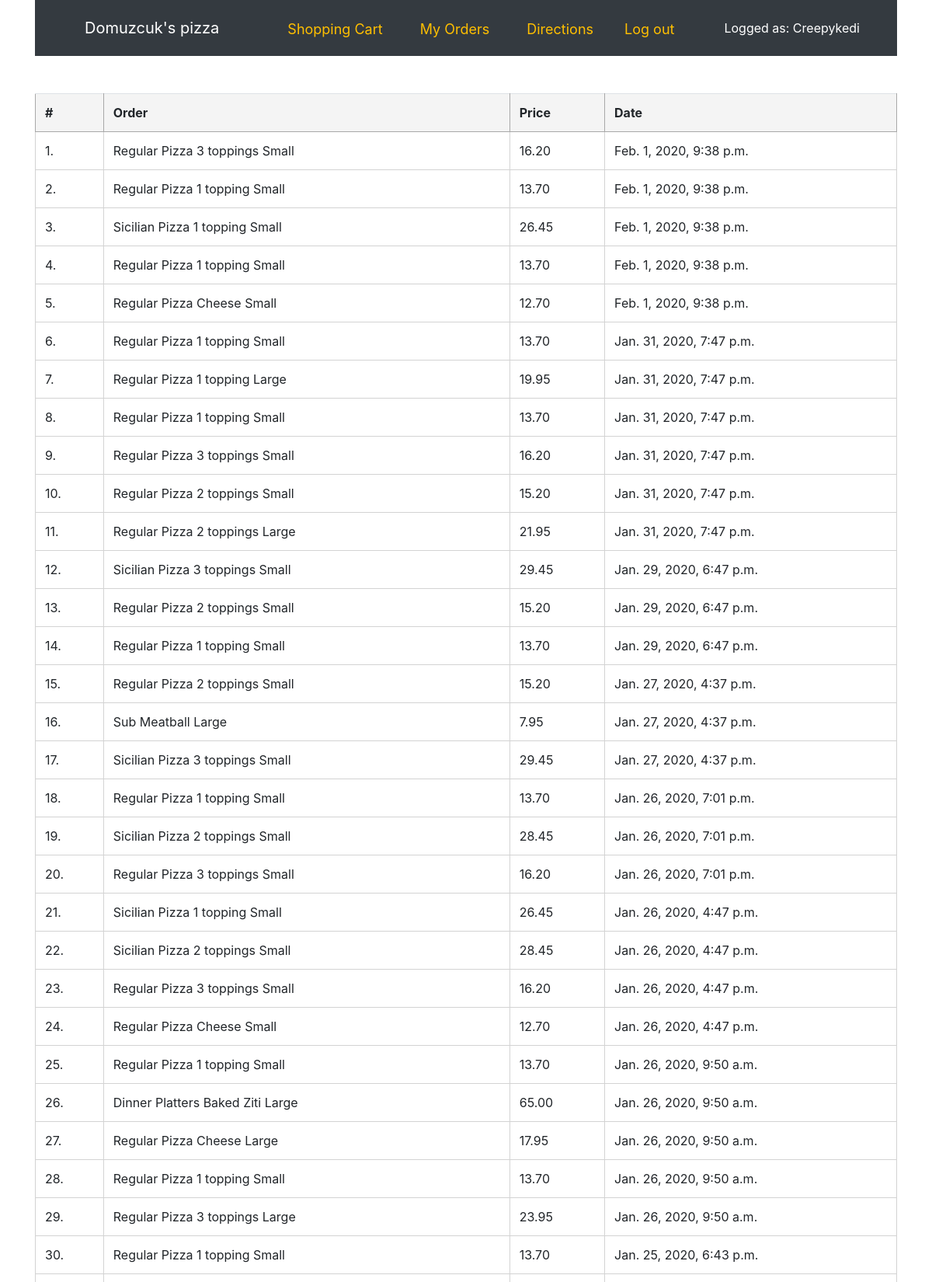
Screenshot of /my_orders (signed in, upper part) with the database file from the repository.
### orders/models.py (models this page shows, shortened)
class Order(models.Model):
    choices = [
        ('Sausage', 'Sausage'),
        ('Pepperoni', 'Pepperoni'),
        ('Mushrooms', 'Mushrooms'),
        ('Onions', 'Onions'),
        ('Ham', 'Ham'),
        ('Canadian', 'Canadian Bacon'),
        ('Spinach', 'Spinach'),
        ('Tomato', 'Tomato & Basil'),
        ('Green', 'Green Pepper'),
        ('Anchovies', 'Anchovies'),
        ('Artichoke', 'Artichoke'),
        ('Buffalo', 'Buffalo Chicken'),
        ('Eggplant', 'Eggplant'),
        ('Zucchini', 'Zucchini'),
        ('Fresh', 'Fresh Garlic')
    ]
    items = models.ManyToManyField(Product)
    date_ordered = models.DateTimeField(auto_now=True)
    owner = models.ForeignKey(settings.AUTH_USER_MODEL, on_delete=models.CASCADE)
    toppingchoice = MultiSelectField(choices=choices, null=True, blank=True)
    fulfilled = models.BooleanField(default=False)

class Product(models.Model):
    choices = [
        ('L', 'LARGE'),
        ('S', 'SMALL'),
        ('SING', 'SINGLE')
    ]
    price = models.DecimalField(max_digits=5, decimal_places=2, default=0)
    name = models.CharField(max_length=64, default=0)
    type = models.CharField(max_length=64, default=0)
    size = models.CharField(choices=choices, max_length=64, default=0)

### orders/views.py (the view)
# urls.py: path('my_orders', views.my_orders_view, name='my_orders'),
@login_required(login_url='login')
def my_orders_view(request):
    orders = Order.objects.filter(owner=request.user.id, fulfilled=True).all().order_by("-date_ordered")
    return render(request, 'orders/my_orders.html', {'orders': orders})

### orders/templates/orders/my_orders.html
{% extends "orders/base.html" %}
{% block body %}
    <table class="table table-hover cart">
<ol>
    <tr>
            <th>#</th><th>Order</th><th>Price</th><th>Date</th>
        </tr>
    {% for order in orders %}
        <tr>
        <td> {{ forloop.counter }}.</td>
            {% for product in order.items.all %}
                <td> {{ product.name }} {{ product.type }} {{ product.get_size_display.capitalize }} </td>
                    <td>{{ product.price }}</td>{% endfor %}
        <td> {{ order.date_ordered }}</td>
        </tr>
    {% endfor %}
</ol>
    </table>
{% endblock %}

### orders/templates/orders/base.html (shortened to what this page needs)
<!DOCTYPE html>
<html lang="en">
<head>
    <link rel="stylesheet" href="https://stackpath.bootstrapcdn.com/bootstrap/4.4.1/css/bootstrap.min.css">
    {% load static %}
        <link rel="stylesheet" type="text/css" href="{% static 'orders/css/main.css' %}">
</head>
<div class="container">
    {% if user.is_authenticated %}
        <row>
        <nav class="navbar navbar-expand-lg navbar-dark bg-dark">
            <a class="navbar-brand px-5" href="{% url 'menu' %}">Domuzcuk's pizza</a>
            <div class="menu-items d-flex justify-content-center">
            <a class="px-4 mt-3 menu-items" href="{% url "cart" %}">Shopping Cart</a>
            <a class="px-4 mt-3 menu-items" href="{% url "my_orders" %}">My Orders</a>
            <a class="px-4 mt-3 menu-items" href="{% url 'directions' %}">Directions</a>
            <a class="logout px-3 mt-3 menu-items" href="{% url "logout" %}">Log out</a>
            <p class="ml-5 mt-3 log-as">Logged as: {{ user.username.capitalize }}</p>
            </div>
        </nav></row>
    {% endif %}
    {% block body %}
    {% endblock %}
</div>
</html>

### orders/static/orders/css/main.css (style rules this page uses)
td { border: solid 1px black; }
.cart { margin-top: 3em; margin-bottom: 3em; }
td { border-color: lightgray; }
th { border: 1px solid #a8a8a8; background-color: #f4f4f4; }
.log-as, .menu-items { color: white; }
a.menu-items { color: #ffbf00; font-size: 18px; }

### rows the page displays
Order: date_ordered "Feb. 1, 2020, 9:38 p.m."
Product: name "Regular Pizza", type "3 toppings", size "Small", price "16.20"
Order: date_ordered "Feb. 1, 2020, 9:38 p.m."
Product: name "Regular Pizza", type "1 topping", size "Small", price "13.70"
Order: date_ordered "Feb. 1, 2020, 9:38 p.m."
Product: name "Sicilian Pizza", type "1 topping", size "Small", price "26.45"
Order: date_ordered "Feb. 1, 2020, 9:38 p.m."
Order: date_ordered "Feb. 1, 2020, 9:38 p.m."
Product: name "Regular Pizza", type "Cheese", size "Small", price "12.70"
Order: date_ordered "Jan. 31, 2020, 7:47 p.m."
Order: date_ordered "Jan. 31, 2020, 7:47 p.m."
Product: name "Regular Pizza", type "1 topping", size "Large", price "19.95"
Order: date_ordered "Jan. 31, 2020, 7:47 p.m."
Order: date_ordered "Jan. 31, 2020, 7:47 p.m."
Order: date_ordered "Jan. 31, 2020, 7:47 p.m."
Product: name "Regular Pizza", type "2 toppings", size "Small", price "15.20"
Order: date_ordered "Jan. 31, 2020, 7:47 p.m."
Product: name "Regular Pizza", type "2 toppings", size "Large", price "21.95"
Order: date_ordered "Jan. 29, 2020, 6:47 p.m."
Product: name "Sicilian Pizza", type "3 toppings", size "Small", price "29.45"
Order: date_ordered "Jan. 29, 2020, 6:47 p.m."
Order: date_ordered "Jan. 29, 2020, 6:47 p.m."
Order: date_ordered "Jan. 27, 2020, 4:37 p.m."
Order: date_ordered "Jan. 27, 2020, 4:37 p.m."
Product: name "Sub", type "Meatball", size "Large", price "7.95"
Order: date_ordered "Jan. 27, 2020, 4:37 p.m."
Order: date_ordered "Jan. 26, 2020, 7:01 p.m."
Order: date_ordered "Jan. 26, 2020, 7:01 p.m."
Product: name "Sicilian Pizza", type "2 toppings", size "Small", price "28.45"
Order: date_ordered "Jan. 26, 2020, 7:01 p.m."
Order: date_ordered "Jan. 26, 2020, 4:47 p.m."
Order: date_ordered "Jan. 26, 2020, 4:47 p.m."
Order: date_ordered "Jan. 26, 2020, 4:47 p.m."
Order: date_ordered "Jan. 26, 2020, 4:47 p.m."
Order: date_ordered "Jan. 26, 2020, 9:50 a.m."
Order: date_ordered "Jan. 26, 2020, 9:50 a.m."
Product: name "Dinner Platters", type "Baked Ziti", size "Large", price "65.00"
Order: date_ordered "Jan. 26, 2020, 9:50 a.m."
Product: name "Regular Pizza", type "Cheese", size "Large", price "17.95"
Order: date_ordered "Jan. 26, 2020, 9:50 a.m."
Order: date_ordered "Jan. 26, 2020, 9:50 a.m."
Product: name "Regular Pizza", type "3 toppings", size "Large", price "23.95"
Order: date_ordered "Jan. 25, 2020, 6:43 p.m."

### other values shown
{{ user.username.capitalize }} "Creepykedi"
